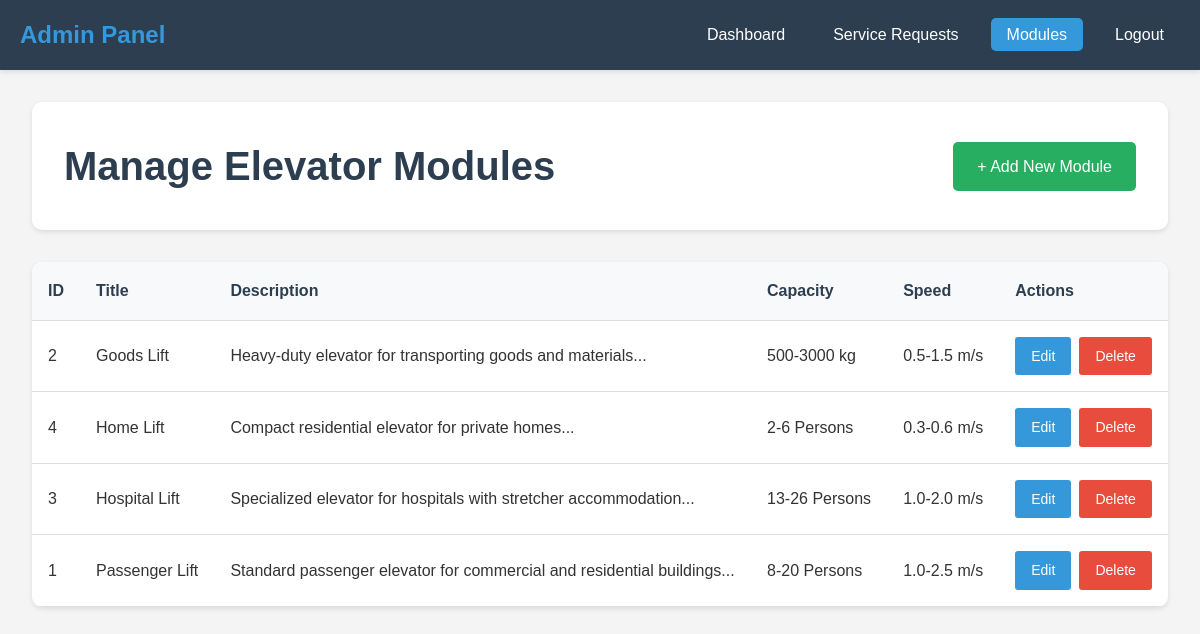
Page /admin/manage-modules.php (signed in) on the committed database.
### tables this page shows
CREATE TABLE IF NOT EXISTS modules (
    id INT AUTO_INCREMENT PRIMARY KEY,
    title VARCHAR(100) NOT NULL,
    description TEXT NOT NULL,
    capacity VARCHAR(50) NOT NULL,
    speed VARCHAR(50) NOT NULL,
    created_at TIMESTAMP DEFAULT CURRENT_TIMESTAMP
);

### admin/manage-modules.php (the view, shortened to what this page needs)
<?php
include '../config/db.php';
$action = $_GET['action'] ?? '';
$modules = [];
$result = $conn->query("SELECT * FROM modules ORDER BY title");
if ($result) {
    while ($row = $result->fetch_assoc()) {
        $modules[] = $row;
    }
}
?>
<!DOCTYPE html>
<html lang="en">
<head>
    <link rel="stylesheet" href="../css/style.css">
</head>
<body>
    <div class="admin-container">
        <header class="admin-header">
            <nav class="admin-nav container">
                <h1>Admin Panel</h1>
                <ul>
                    <li><a href="dashboard.php">Dashboard</a></li>
                    <li><a href="manage-requests.php">Service Requests</a></li>
                    <li><a href="manage-modules.php" class="active">Modules</a></li>
                    <li><a href="logout.php">Logout</a></li>
                </ul>
            </nav>
        </header>
        <div class="admin-content container">
            <div class="page-header">
                <h2>Manage Elevator Modules</h2>
                <?php if ($action != 'add' && $action != 'edit'): ?>
                    <a href="manage-modules.php?action=add" class="add-btn">+ Add New Module</a>
                <?php endif; ?>
            </div>
            <div class="modules-table">
                <div class="table-responsive">
                    <table>
                        <thead>
                            <tr>
                                <th>ID</th>
                                <th>Title</th>
                                <th>Description</th>
                                <th>Capacity</th>
                                <th>Speed</th>
                                <th>Actions</th>
                            </tr>
                        </thead>
                        <tbody>
                            <?php if (!empty($modules)): ?>
                                <?php foreach ($modules as $module): ?>
                                    <tr>
                                        <td><?php echo $module['id']; ?></td>
                                        <td><?php echo htmlspecialchars($module['title']); ?></td>
                                        <td><?php echo htmlspecialchars(substr($module['description'], 0, 100)) . '...'; ?></td>
                                        <td><?php echo htmlspecialchars($module['capacity']); ?></td>
                                        <td><?php echo htmlspecialchars($module['speed']); ?></td>
                                        <td>
                                            <div class="action-buttons">
                                                <a href="manage-modules.php?action=edit&edit=<?php echo $module['id']; ?>" class="btn-edit">Edit</a>
                                                <a href="manage-modules.php?delete=<?php echo $module['id']; ?>" class="btn-delete" onclick="return confirm('Are you sure you want to delete this module?')">Delete</a>
                                            </div>
                                        </td>
                                    </tr>
                                <?php endforeach; ?>
                            <?php else: ?>
                                <tr>
                                    <td colspan="6" style="text-align: center;">No modules found. <a href="manage-modules.php?action=add">Add your first module</a>.</td>
                                </tr>
                            <?php endif; ?>
                        </tbody>
                    </table>
                </div>
            </div>
        </div>
    </div>
</body>
</html>

### css/style.css (style rules this page uses)
* { margin: 0; padding: 0; box-sizing: border-box; }
body { font-family: 'Arial', sans-serif; line-height: 1.6; color: #333; background-color: #ffffff; }
.container { max-width: 1200px; margin: 0 auto; padding: 0 20px; }
header { background: #2c3e50; color: white; padding: 1rem 0; position: sticky; top: 0; z-index: 1000; box-shadow: 0 2px 5px rgba(0,0,0,0.1); }
.page-header { background: linear-gradient(135deg, #ffe0ec 0%, #ffb6c1 100%); color: #333; padding: 60px 0; text-align: center; }
.page-header h2 { font-size: 2.5rem; margin-bottom: 1rem; }
.action-buttons { display: flex; gap: 0.5rem; }
.btn-edit { background: #ffc107; color: #212529; }
.btn-delete { background: #dc3545; color: white; }

### admin/manage-modules.php (style rules this page uses)
.admin-container { background: #f4f4f4; min-height: 100vh; }
.admin-header { background: #2c3e50; color: white; padding: 1rem 0; box-shadow: 0 2px 5px rgba(0,0,0,0.1); }
.admin-nav { display: flex; justify-content: space-between; align-items: center; }
.admin-nav h1 { color: #3498db; font-size: 1.5rem; }
.admin-nav ul { display: flex; list-style: none; gap: 1rem; margin: 0; padding: 0; }
.admin-nav a { color: white; text-decoration: none; padding: 0.5rem 1rem; border-radius: 5px; transition: background 0.3s ease; }
.admin-nav a.active { background: #3498db; }
.admin-content { padding: 2rem; }
.page-header { background: white; padding: 2rem; border-radius: 10px; margin-bottom: 2rem; box-shadow: 0 2px 5px rgba(0,0,0,0.1); display: flex; justify-content: space-between; align-items: center; }
.page-header h2 { color: #2c3e50; margin: 0; }
.add-btn { background: #27ae60; color: white; padding: 0.75rem 1.5rem; text-decoration: none; border-radius: 5px; transition: background 0.3s ease; }
.modules-table { background: white; border-radius: 10px; overflow: hidden; box-shadow: 0 2px 5px rgba(0,0,0,0.1); }
.table-responsive { overflow-x: auto; }
.modules-table table { width: 100%; border-collapse: collapse; }
.modules-table th, .modules-table td { padding: 1rem; text-align: left; border-bottom: 1px solid #ddd; }
.modules-table th { background: #f8f9fa; font-weight: bold; color: #2c3e50; }
.action-buttons { display: flex; gap: 0.5rem; }
.btn-edit, .btn-delete { padding: 0.5rem 1rem; text-decoration: none; border-radius: 3px; font-size: 0.875rem; transition: background 0.3s ease; }
.btn-edit { background: #3498db; color: white; }
.btn-delete { background: #e74c3c; color: white; }

### rows in the picture
modules: id "2", title "Goods Lift", description "Heavy-duty elevator for transporting goods and materials", capacity "500-3000 kg", speed "0.5-1.5 m/s"
modules: id "4", title "Home Lift", description "Compact residential elevator for private homes", capacity "2-6 Persons", speed "0.3-0.6 m/s"
modules: id "3", title "Hospital Lift", description "Specialized elevator for hospitals with stretcher accommodation", capacity "13-26 Persons", speed "1.0-2.0 m/s"
modules: id "1", title "Passenger Lift", description "Standard passenger elevator for commercial and residential buildings", capacity "8-20 Persons", speed "1.0-2.5 m/s"
